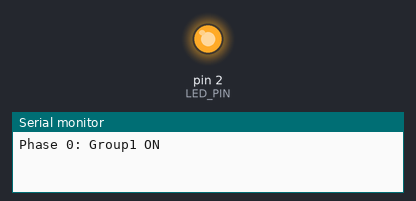
Recording of a sketch running on a simulated Arduino Uno, built with avr-gcc and run on an emulated ATmega328P. Parts: output pins drawn as LEDs (lit = HIGH), the last lines printed to the serial monitor.

Above: at 0.5 s.
At 18.5 s:
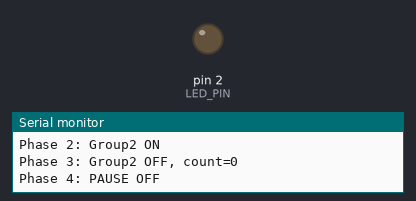
Timing chart, 0 to 28.0 s (numbered marks = the images above):
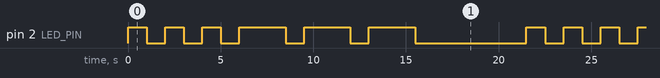

Measured:
- by itself, pin 2 (LED_PIN): repeats every 21.5 s: 2 × (LOW 1.0 s, HIGH 1.0 s), 3 × (LOW 1.0 s, HIGH 2.5 s), LOW 6.0 s, HIGH 1.0 s
- by itself, everything shown: repeats every 21.5 s, in 12 steps

The sketch:

lab04.ino
```cpp
// lab03.ino - 定制节奏：(亮1s灭1s)*3 → (亮2.5s灭1s)*3 → 灭5s 循环
#define LED_PIN 2  // D2 对应 GPIO2

unsigned long lastMillis = 0;
int phase = 0;       // 0:第一组亮, 1:第一组灭, 2:第二组亮, 3:第二组灭, 4:停顿
int group1Count = 0; // 第一组已完成次数
int group2Count = 0; // 第二组已完成次数

// 时间配置（单位：毫秒）
const long GROUP1_ON  = 1000;  // 第一组亮 1s
const long GROUP1_OFF = 1000;  // 第一组灭 1s
const long GROUP2_ON  = 2500;  // 第二组亮 2.5s
const long GROUP2_OFF = 1000;  // 第二组灭 1s
const long PAUSE      = 5000;  // 结束后灭 5s

void setup() {
  pinMode(LED_PIN, OUTPUT);
  digitalWrite(LED_PIN, LOW); // 上电必须熄灭！
  Serial.begin(115200);       // 打开串口调试
}

void loop() {
  unsigned long currentMillis = millis();
  long waitTime = 0;

  switch(phase) {
    case 0: // 第一组：亮 1s
      digitalWrite(LED_PIN, HIGH);
      waitTime = GROUP1_ON;
      phase = 1;
      Serial.println("Phase 0: Group1 ON");
      break;

    case 1: // 第一组：灭 1s
      digitalWrite(LED_PIN, LOW);
      waitTime = GROUP1_OFF;
      group1Count++;
      if (group1Count >= 3) { // 完成3次 → 进入第二组
        group1Count = 0;
        phase = 2;
      } else {
        phase = 0;
      }
      Serial.println("Phase 1: Group1 OFF, count=" + String(group1Count));
      break;

    case 2: // 第二组：亮 2.5s
      digitalWrite(LED_PIN, HIGH);
      waitTime = GROUP2_ON;
      phase = 3;
      Serial.println("Phase 2: Group2 ON");
      break;

    case 3: // 第二组：灭 1s
      digitalWrite(LED_PIN, LOW);
      waitTime = GROUP2_OFF;
      group2Count++;
      if (group2Count >= 3) { // 完成3次 → 进入停顿
        group2Count = 0;
        phase = 4;
      } else {
        phase = 2;
      }
      Serial.println("Phase 3: Group2 OFF, count=" + String(group2Count));
      break;

    case 4: // 停顿：灭 5s
      digitalWrite(LED_PIN, LOW);
      waitTime = PAUSE;
      phase = 0; // 循环回到第一组
      Serial.println("Phase 4: PAUSE OFF");
      break;
  }

  // 核心：只有时间到了才更新状态
  while (millis() - currentMillis < waitTime) {
    // 空循环等待，保证时间足够
  }
  lastMillis = currentMillis;
}
```
